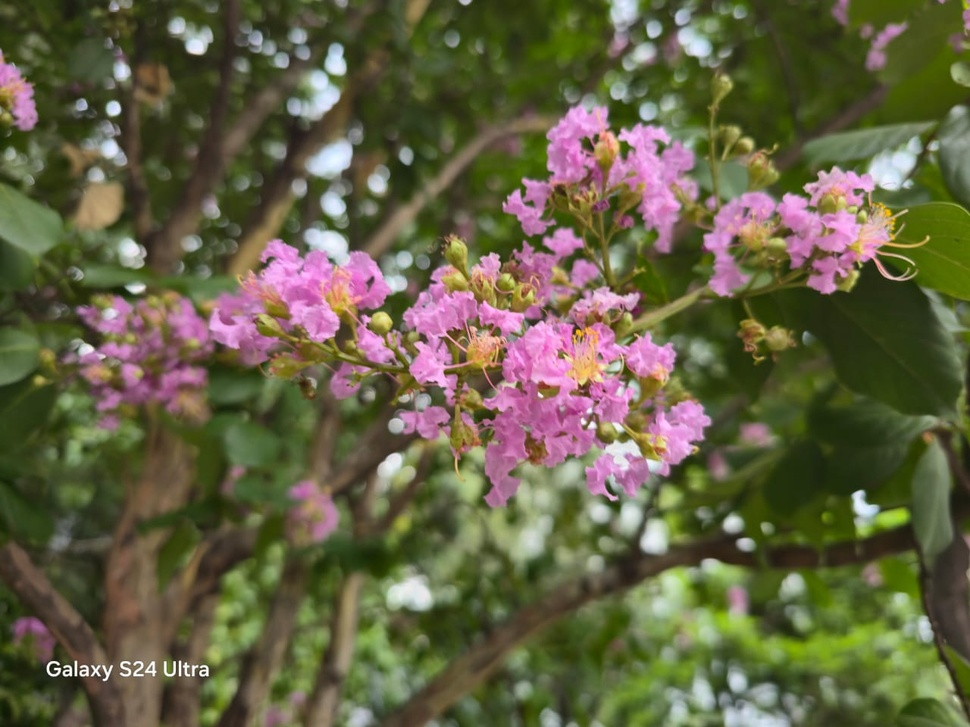
#> input picture fotos/foto01.jpg, 970 x 727 px, shrunk from 1280 x 960 before the run
$ python editar.py ../../../fotos/foto01.jpg ../../../fotos/foto02.jpg 5 5 ../../../fotos/foto02.jpg
#> lines starting #> are read from the running program, lines starting #| are printed output that depends on the picture
# Edita una imagen con edit-image-pixen (respeta pose y cara). Uso: python3 -I tools/arte/editar.py fuente.png salida_prefijo ancho alto "descripción" semillas...
import base64, io, json, os, sys
sys.path.insert(0, os.path.dirname(os.path.abspath(__file__)))
from concurrent.futures import ThreadPoolExecutor
from PIL import Image
import pixellab as pl

src, prefix, W, H, desc = sys.argv[1], sys.argv[2], int(sys.argv[3]), int(sys.argv[4]), sys.argv[5]
seeds = [int(x) for x in sys.argv[6:]]
im = Image.open(src).convert('RGBA')
# Pixen pide lados múltiplos de 4: se rellena con transparente (nunca se reescala).
w4, h4 = -(-im.width // 4) * 4, -(-im.height // 4) * 4
#> w4 = 972; h4 = 728
pad = Image.new('RGBA', (w4, h4), (0, 0, 0, 0)); pad.paste(im, (0, h4 - im.height))
#> after `pad = Image.new('RGBA', (w4, h4), (0, 0, 0, 0))`: pad: PIL image 972x728 RGBA; every value is 0
#> after `pad.paste(im, (0, h4 - im.height))`:
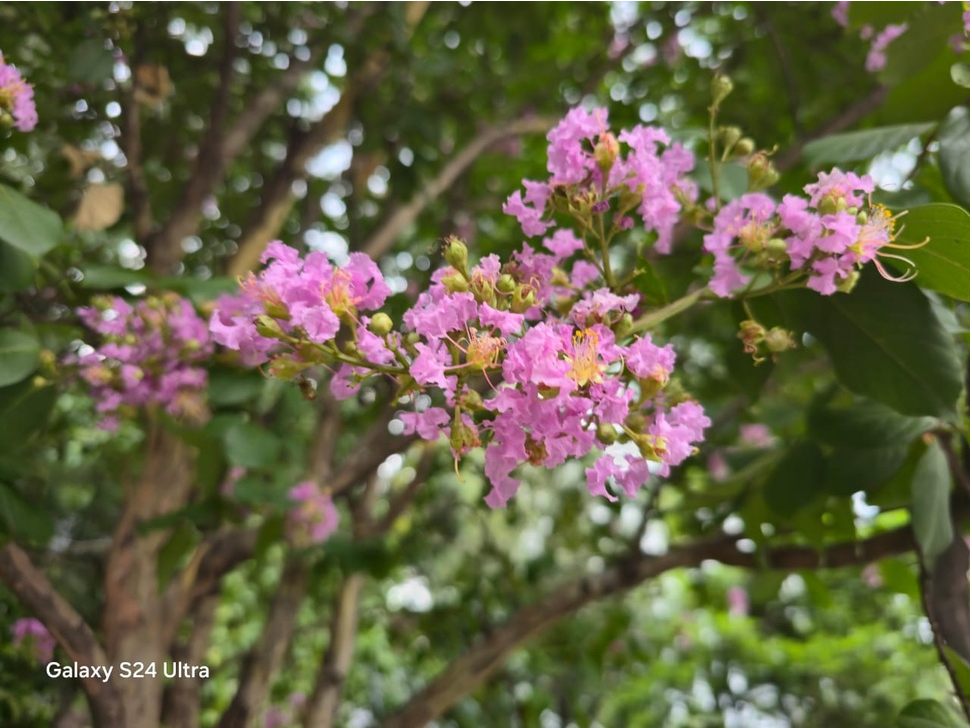
#> pad: PIL image 972x728 RGBA; mean R, G, B, A 100.2, 97.2, 68, 254.1; transparent parts drawn white
buf = io.BytesIO(); pad.save(buf, 'PNG')
b64 = base64.b64encode(buf.getvalue()).decode()

def run(seed):
    out = f'{prefix}_s{seed}.png'
    if os.path.exists(out): return out
    for _ in range(3):
        code, d = pl.call('POST', '/edit-image-pixen', {'image': {'type': 'base64', 'base64': b64}, 'description': desc,
                                                         'width': W, 'height': H, 'seed': seed, 'no_background': True})
        if isinstance(d, dict) and d.get('background_job_id'):
            d = pl.wait_job(d['background_job_id'])
        imgs = pl.find_images(d.get('last_response', d) if isinstance(d, dict) else d)
        if imgs:
            open(out, 'wb').write(base64.b64decode(imgs[0])); return out
    print('FAIL', seed, str(d)[:200])

with ThreadPoolExecutor(2) as ex:
    print(list(ex.map(run, seeds)))

$ run again, on fotos/foto04.jpg
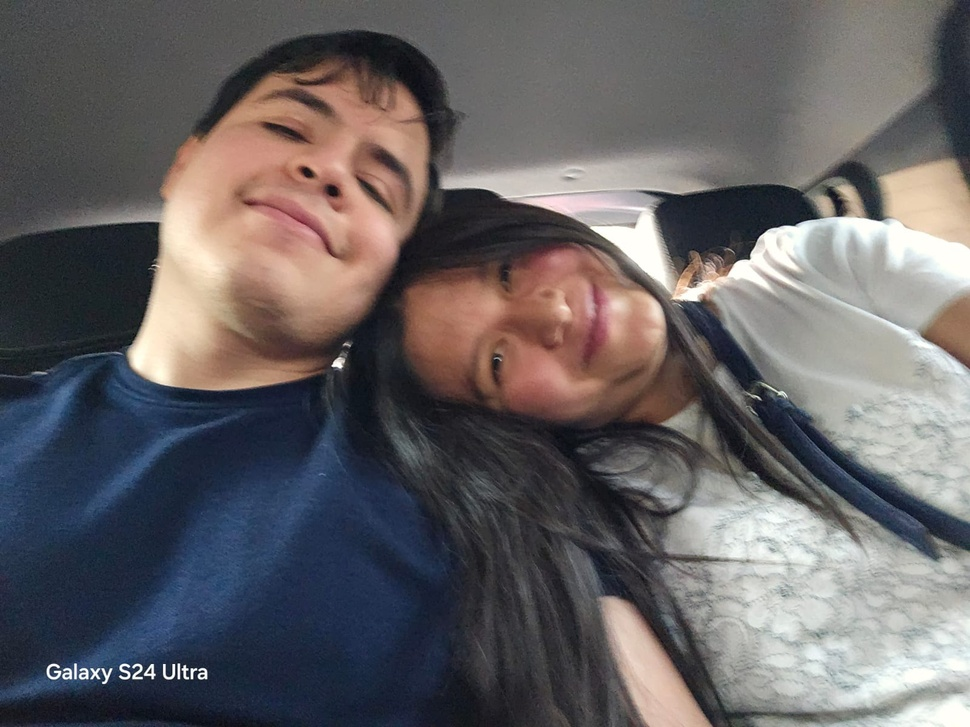
#> input picture fotos/foto04.jpg, 970 x 727 px, shrunk from 1600 x 1200 before the run
#> pad: PIL image 972x728 RGBA; every value is 0
#> `pad.paste(im, (0, h4 - im.height))`:
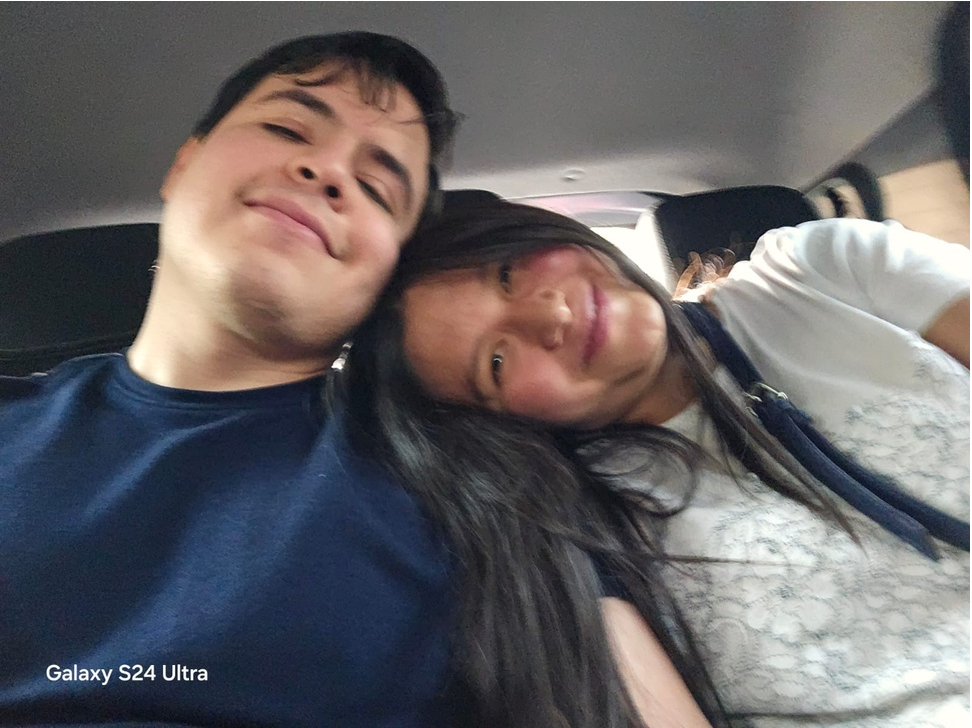
#> pad: PIL image 972x728 RGBA; mean R, G, B, A 101.6, 97.9, 99.8, 254.1; transparent parts drawn white

$ run again, on fotos/foto05.jpg
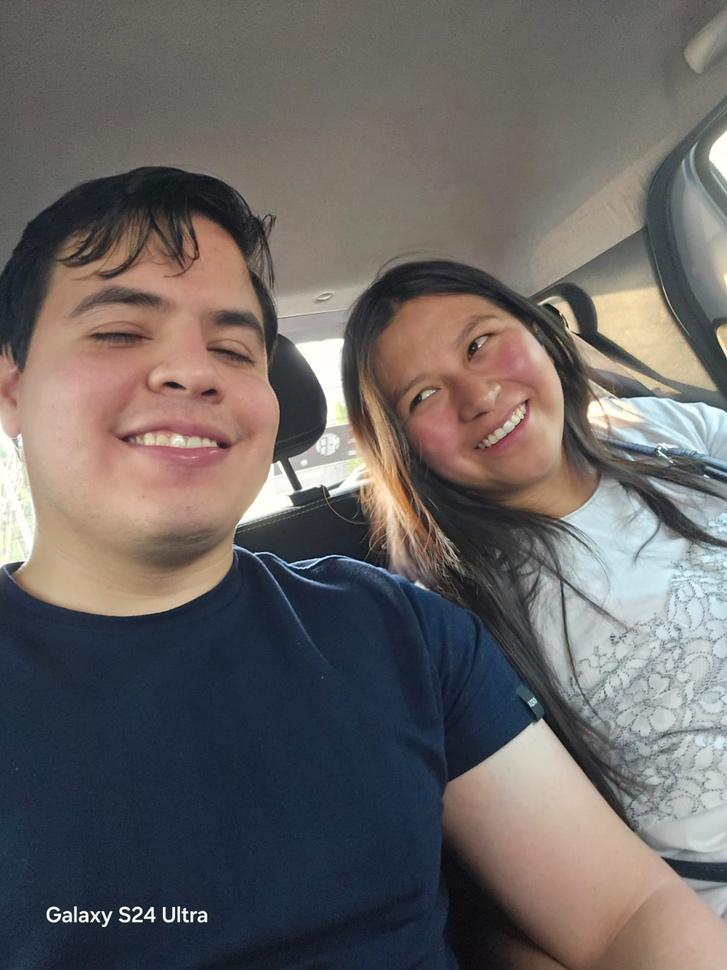
#> input picture fotos/foto05.jpg, 727 x 970 px, shrunk from 1200 x 1600 before the run
#> pad: PIL image 728x972 RGBA; every value is 0
#> `pad.paste(im, (0, h4 - im.height))`:
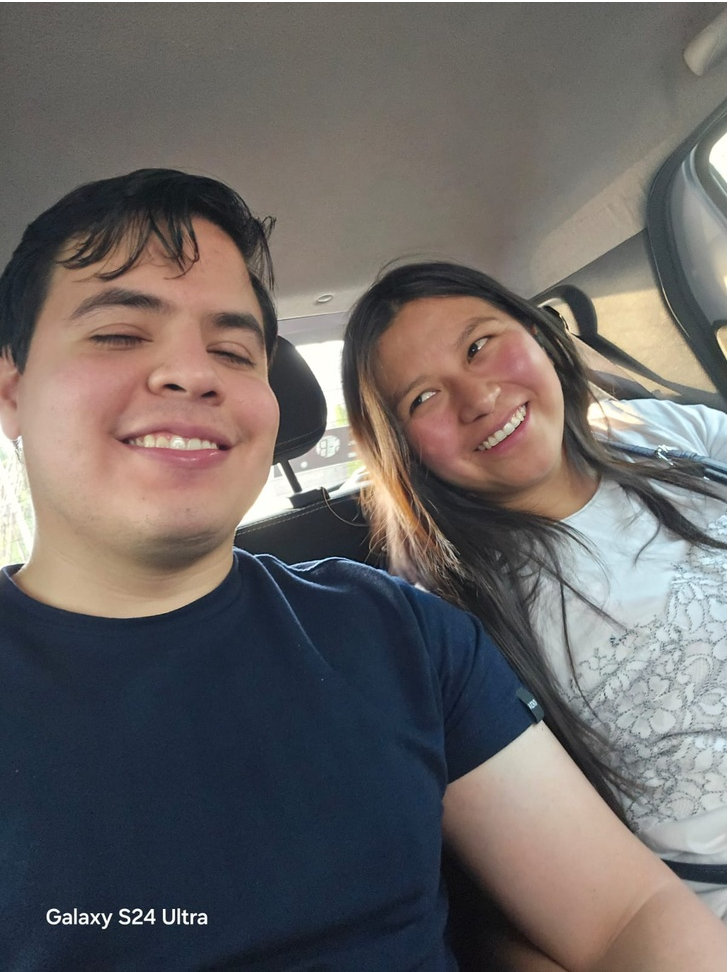
#> pad: PIL image 728x972 RGBA; mean R, G, B, A 106, 100.9, 99.5, 254.1; transparent parts drawn white
